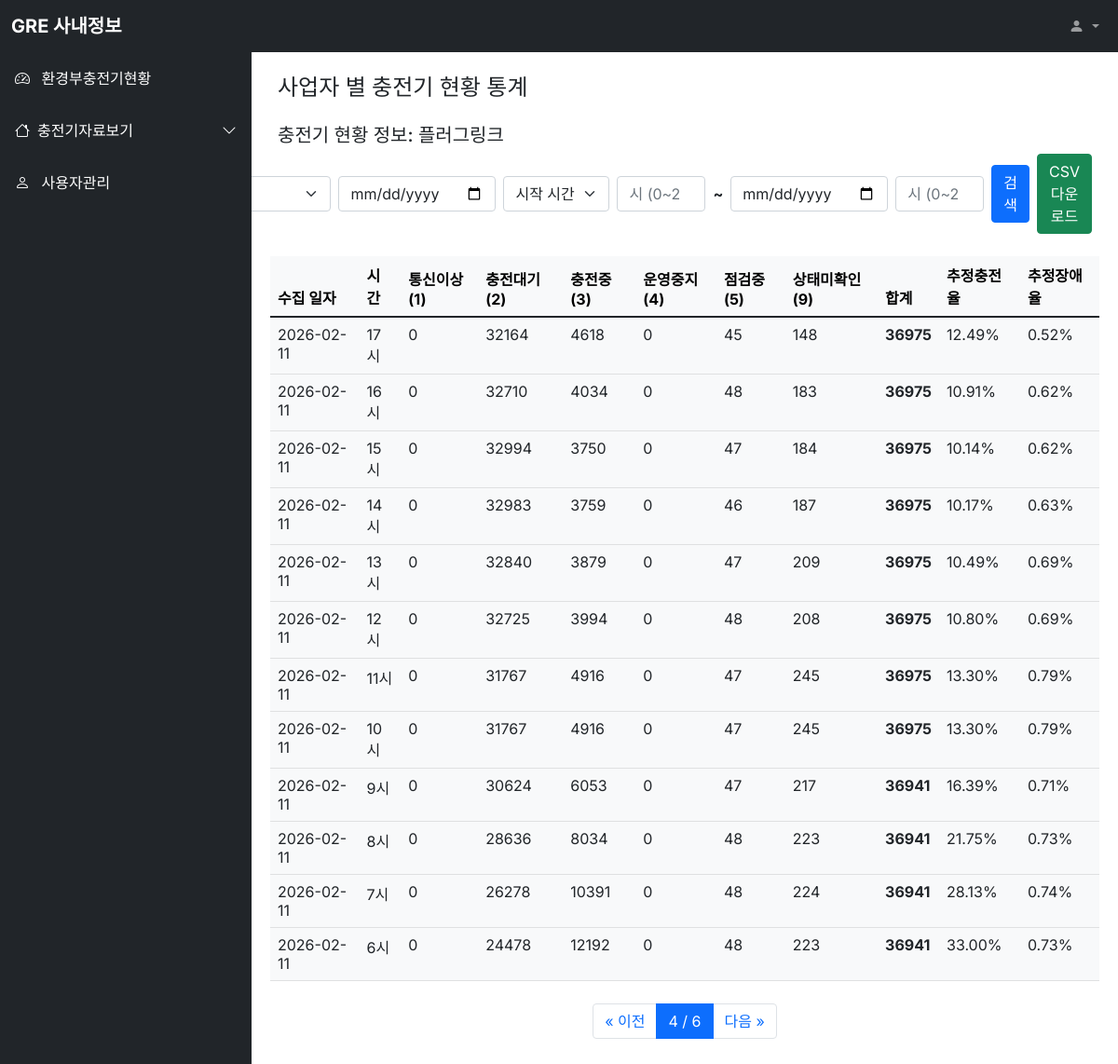
The app's page /dashboard/cpo/?page=4& with its own data.
### dashboard/models.py (models this page shows, shortened)
class cpstatSum(models.Model):
    collected_date = models.DateField(verbose_name="수집 일자")
    hour = models.IntegerField(verbose_name="수집 시간(시)")
    busiid = models.CharField(max_length=50, verbose_name="사업자 ID")
    stat_1_count = models.IntegerField(default=0, verbose_name="통신이상(1)")
    stat_2_count = models.IntegerField(default=0, verbose_name="충전대기(2)")
    stat_3_count = models.IntegerField(default=0, verbose_name="충전중(3)")
    stat_4_count = models.IntegerField(default=0, verbose_name="운영중지(4)")
    stat_5_count = models.IntegerField(default=0, verbose_name="점검중(5)")
    stat_9_count = models.IntegerField(default=0, verbose_name="상태미확인(9)")
    class Meta:
        unique_together = ('collected_date', 'hour', 'busiid')
        verbose_name = "시간별 충전기 상태 요약"
        verbose_name_plural = "시간별 충전기 상태 요약 목록"
    @property
    def total_count(self):
        return (self.stat_1_count + self.stat_2_count + self.stat_3_count +
                self.stat_4_count + self.stat_5_count + self.stat_9_count)
    @property
    def charging_ratio(self):
        if self.total_count == 0:
            return 0
        return (self.stat_3_count / self.total_count) * 100
    @property
    def error_ratio(self):
        if self.total_count == 0:
            return 0
        return (self.stat_1_count + self.stat_4_count + self.stat_5_count + self.stat_9_count) / self.total_count * 100

### dashboard/views.py (the view, shortened to what this page needs)
# urls.py: path('cpo/', views.cpostatSumList.as_view()),
class cpostatSumList(ListView):
  model = cpstatSum
  template_name='cpostatsum_list.html'
  context_object_name = 'cpostatsumList'
  paginate_by = 12
  queryset = cpstatSum.objects.all()
  def get_queryset(self):
    qs = cpstatSum.objects.all()
    selected_busiid = self.request.GET.get("busiid", "PL")
    qs = qs.filter(busiid=selected_busiid)
    start_date = self.request.GET.get("start_date")
    start_hour = self.request.GET.get("start_hour")
    end_date = self.request.GET.get("end_date")
    end_hour = self.request.GET.get("end_hour")
    return qs.order_by('-collected_date', '-hour')
  def get_context_data(self, **kwargs):
    context = super(cpostatSumList, self).get_context_data(**kwargs)
    context['selected_busiid'] = self.request.GET.get("busiid", "PL")
    context['start_date'] = self.request.GET.get("start_date", "")
    context['start_hour'] = self.request.GET.get("start_hour", "")
    context['end_date'] = self.request.GET.get("end_date", "")
    context['end_hour'] = self.request.GET.get("end_hour", "")
    BUSI_MAP = {
      'PL': '플러그링크', 'ME': '기후환경부', 'EV': '에버온', 'LU': 'LG유플러스볼트업',
      'NT': '나이스차저', 'PI': 'GS차지비', 'PW': '파워큐브코리아', 'TOTAL': '전체사업자',
      'GRE': '플러그링크(GRE)', # GRE도 매핑 추가 (필요에 따라 이름 조정)
    }
    raw_busiid_list = cpstatSum.objects.values_list('busiid', flat=True).distinct().order_by('busiid')
    context['busiid_list'] = [{'id': b, 'name': BUSI_MAP.get(b, b)} for b in raw_busiid_list]
    context['selected_busi_name'] = BUSI_MAP.get(context['selected_busiid'], context['selected_busiid'])
    query_params = self.request.GET.copy()
    if 'page' in query_params:
      del query_params['page']
    context['query_string'] = query_params.urlencode()
    return context
  def get(self, request, *args, **kwargs):
    return super().get(request, *args, **kwargs)

### dashboard/templates/cpostatsum_list.html (shortened to what this page needs)
{% extends "base.html" %}
{% block contents %}
<div class="row mt-3 mx-3">
  <div class="col-md-10 fw-bold"><h4>사업자 별 충전기 현황 통계</h4></div>
</div>
<div class="row mt-3 mx-3">
  <div class="col-md-12 fw-bold"><h5>충전기 현황 정보: {{ selected_busi_name }}</h5></div>
  <div class="col-md-12 text-end">
    <form method="get" action="" class="d-flex justify-content-end align-items-center gap-2">
      <input type="date" name="start_date" class="form-control w-auto" value="{{ start_date }}">
      <select name="start_hour" class="form-select w-auto">
        <option value="">시작 시간</option>
      </select>
      <input type="number" name="start_hour" class="form-control w-auto" placeholder="시 (0~23)" min="0" max="23" value="{{ start_hour }}" style="width: 90px;">
      <span class="fw-bold">~</span>
      <input type="date" name="end_date" class="form-control w-auto" value="{{ end_date }}">
      <input type="number" name="end_hour" class="form-control w-auto" placeholder="시 (0~23)" min="0" max="23" value="{{ end_hour }}" style="width: 90px;">
      <button type="submit" class="btn btn-primary">검색</button>
      <button type="submit" name="export" value="csv" class="btn btn-success">CSV 다운로드</button>
    </form>
  </div>
</div>
<div class="row mt-2 mx-2">
  <div class="col-12">
    <table class="table table-light">
      <thead class="thead-light">
        <tr>
          <th>수집 일자</th>
          <th>시간</th>
          <th>통신이상(1)</th>
          <th>충전대기(2)</th>
          <th>충전중(3)</th>
          <th>운영중지(4)</th>
          <th>점검중(5)</th>
          <th>상태미확인(9)</th>
          <th>합계</th>
          <th>추정충전율</th>
          <th>추정장애율</th>
        </tr>
      </thead>
      <tbody class="text-dark">
        {% for stat in cpostatsumList %}
        <tr>
          <td>{{ stat.collected_date|date:"Y-m-d" }}</td>
          <td>{{ stat.hour }}시</td>
          <td>{{ stat.stat_1_count }}</td>
          <td>{{ stat.stat_2_count }}</td>
          <td>{{ stat.stat_3_count }}</td>
          <td>{{ stat.stat_4_count }}</td>
          <td>{{ stat.stat_5_count }}</td>
          <td>{{ stat.stat_9_count }}</td>
          <td><strong>{{ stat.total_count }}</strong></td>
          <td>{{ stat.charging_ratio|floatformat:2 }}%</td>
          <td>{{ stat.error_ratio|floatformat:2 }}%</td>
        </tr>
        {% empty %}
        <tr>
          <td colspan="7" class="text-center">등록된 충전기 통계가 없습니다.</td>
        </tr>
        {% endfor %}
      </tbody>
    </table>
    {% if is_paginated %}
    <div class="row mt-4 mb-4">
      <div class="col-12 d-flex justify-content-center">
        <nav aria-label="Page navigation">
          <ul class="pagination">
            {% if page_obj.has_previous %}
              <li class="page-item">
                <a class="page-link" href="?page={{ page_obj.previous_page_number }}&{{ query_string }}">&laquo; 이전</a>
              </li>
            {% else %}
              <li class="page-item disabled"><span class="page-link">&laquo; 이전</span></li>
            {% endif %}
            <li class="page-item active"><span class="page-link">{{ page_obj.number }} / {{ paginator.num_pages }}</span></li>
            {% if page_obj.has_next %}
              <li class="page-item">
                <a class="page-link" href="?page={{ page_obj.next_page_number }}&{{ query_string }}">다음 &raquo;</a>
              </li>
            {% else %}
              <li class="page-item disabled"><span class="page-link">다음 &raquo;</span></li>
            {% endif %}
          </ul>
        </nav>
      </div>
    </div>
    {% endif %}
  </div>
</div>
{% endblock %}

### static/style.css (style rules this page uses)
body, button { font-family: "Inter", sans-serif; }
:root { --offcanvas-width: 270px; --topNavbarHeight: 56px; }
@media (min-width: 992px) { body { overflow: auto !important; } }

### records on screen
cpstatSum: collected_date "2026-02-11", hour "15", stat_1_count "0", stat_2_count "32994", stat_3_count "3750", stat_4_count "0", stat_5_count "47", stat_9_count "184", total_count "36975", charging_ratio "10.14", error_ratio "0.62"
cpstatSum: collected_date "2026-02-11", hour "14", stat_1_count "0", stat_2_count "32983", stat_3_count "3759", stat_4_count "0", stat_5_count "46", stat_9_count "187", total_count "36975", charging_ratio "10.17", error_ratio "0.63"
cpstatSum: collected_date "2026-02-11", hour "13", stat_1_count "0", stat_2_count "32840", stat_3_count "3879", stat_4_count "0", stat_5_count "47", stat_9_count "209", total_count "36975", charging_ratio "10.49", error_ratio "0.69"
cpstatSum: collected_date "2026-02-11", hour "12", stat_1_count "0", stat_2_count "32725", stat_3_count "3994", stat_4_count "0", stat_5_count "48", stat_9_count "208", total_count "36975", charging_ratio "10.80", error_ratio "0.69"
cpstatSum: collected_date "2026-02-11", hour "11", stat_1_count "0", stat_2_count "31767", stat_3_count "4916", stat_4_count "0", stat_5_count "47", stat_9_count "245", total_count "36975", charging_ratio "13.30", error_ratio "0.79"
cpstatSum: collected_date "2026-02-11", hour "10", stat_1_count "0", stat_2_count "31767", stat_3_count "4916", stat_4_count "0", stat_5_count "47", stat_9_count "245", total_count "36975", charging_ratio "13.30", error_ratio "0.79"
cpstatSum: collected_date "2026-02-11", hour "9", stat_1_count "0", stat_2_count "30624", stat_3_count "6053", stat_4_count "0", stat_5_count "47", stat_9_count "217", total_count "36941", charging_ratio "16.39", error_ratio "0.71"
cpstatSum: collected_date "2026-02-11", hour "8", stat_1_count "0", stat_2_count "28636", stat_3_count "8034", stat_4_count "0", stat_5_count "48", stat_9_count "223", total_count "36941", charging_ratio "21.75", error_ratio "0.73"
cpstatSum: collected_date "2026-02-11", hour "7", stat_1_count "0", stat_2_count "26278", stat_3_count "10391", stat_4_count "0", stat_5_count "48", stat_9_count "224", total_count "36941", charging_ratio "28.13", error_ratio "0.74"
cpstatSum: collected_date "2026-02-11", hour "6", stat_1_count "0", stat_2_count "24478", stat_3_count "12192", stat_4_count "0", stat_5_count "48", stat_9_count "223", total_count "36941", charging_ratio "33.00", error_ratio "0.73"

### other values on screen
{{ selected_busi_name }} "플러그링크"
{{ page_obj.number }} "4"
{{ paginator.num_pages }} "6"
